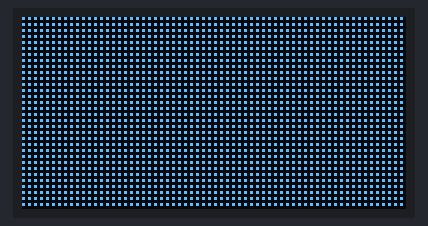
Simulated run of this program. Board: ESP32 board running MicroPython. Shown: 128×64 one-colour display. Library files of the repository ran but are not shown: sh1106.py; what the program prints to the serial console is not drawn. At 1.7 s the program stops and its outputs stay as they are.

Above: at 0.7 s.
At 1.7 s:
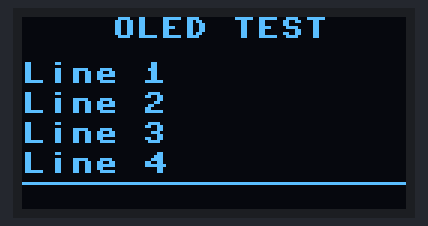

Measured:
- what the display in image 0 shows lasts 1.0 s, from 0.7 s to 1.7 s

The program:

screen_test.py
```python
import machine
import time
import gc

# 尝试导入不同的驱动
try:
    import sh1106
    print("使用SH1106驱动")
    USING_SH1106 = True
except:
    try:
        import ssd1306
        print("使用SSD1306驱动")
        USING_SH1106 = False
    except:
        print("错误: 找不到OLED驱动库!")
        raise

# 引脚定义
PIN_SCK  = 18
PIN_MOSI = 22
PIN_RES  = 16
PIN_DC   = 17
PIN_CS   = 5

# 屏幕尺寸
WIDTH = 128
HEIGHT = 64

# 手动硬件复位
reset_pin = machine.Pin(PIN_RES, machine.Pin.OUT)
reset_pin.value(1)
time.sleep(0.001)
reset_pin.value(0)
time.sleep(0.01)
reset_pin.value(1)
time.sleep(0.01)

# 初始化SPI - 尝试不同配置
spi = machine.SPI(1,
                  baudrate=10000000,
                  polarity=1,
                  phase=0,
                  sck=machine.Pin(PIN_SCK),
                  mosi=machine.Pin(PIN_MOSI))

# 初始化显示屏
if USING_SH1106:
    display = sh1106.SH1106_SPI(WIDTH, HEIGHT, spi,
                              machine.Pin(PIN_DC),
                              machine.Pin(PIN_RES),
                              machine.Pin(PIN_CS))
else:
    display = ssd1306.SSD1306_SPI(WIDTH, HEIGHT, spi,
                                machine.Pin(PIN_DC),
                                machine.Pin(PIN_RES),
                                machine.Pin(PIN_CS))

# 强制初始化序列
display.init_display()
display.sleep(False)
display.contrast(255)  # 最大对比度

# 清屏并显示测试图案
display.fill(0)
display.show()
time.sleep(0.5)

# 显示像素测试
for y in range(0, HEIGHT, 2):
    for x in range(0, WIDTH, 2):
        display.pixel(x, y, 1)
display.show()
time.sleep(1)

# 显示文字
display.fill(0)
display.text("OLED TEST", 30, 0, 1)
display.text("Line 1", 0, 15, 1)
display.text("Line 2", 0, 25, 1)
display.text("Line 3", 0, 35, 1)
display.text("Line 4", 0, 45, 1)
display.hline(0, 55, 128, 1)
display.show()

print("测试完成 - 屏幕应该显示测试图案")
```
